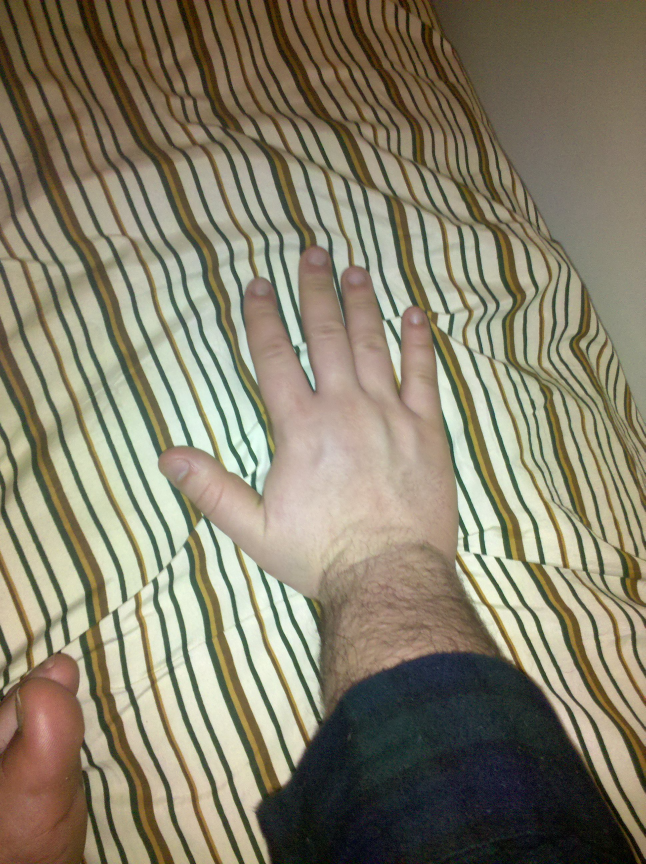
//> input picture VJDetect/Images/Testing/hand.jpg, 1936 x 2592 px, given in place of 10-2.png, which was not available (shown at 1/3 size)
$ ./countourTest   (built with g++ and OpenCV 4)
//> lines starting //> are read from the running program, lines starting //| are printed output that depends on the picture; after the words box and inside, x2 and y2 are one past the last pixel; in counts of white or black regions, pixels touching at a corner belong together; pictures that were not available may be replaced by others from this repository, and a replacement may not be noted
#include <cv.h>
#include <highgui.h>
#include<cxcore.h>
#include <stdio.h>
#include <fftw3.h>
#include <math.h>

#define CVX_RED          CV_RGB(0xff,0x00,0x00)
#define CVX_GREEN        CV_RGB(0x00,0xff,0x00)
#define CVX_BLUE        CV_RGB(0x00,0x00,0xff)

int main(int argc, char* argv[]) {
	cvNamedWindow( "capture", 1 );
	IplImage* img_8uc1 = cvLoadImage( "/home/eugene/hand_gest/TestingData/10-2.png", CV_LOAD_IMAGE_GRAYSCALE );
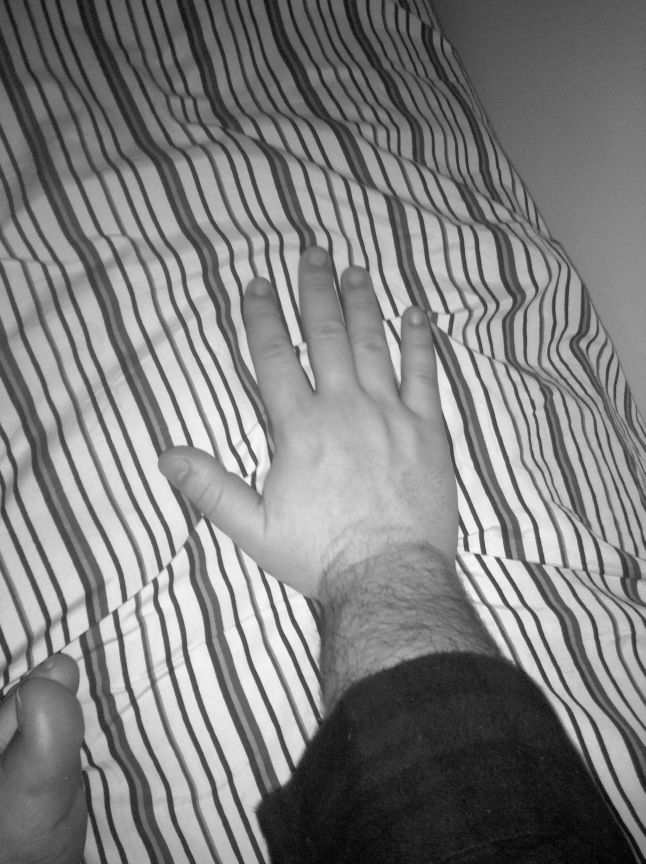
//> img_8uc1: 2592 rows x 1936 cols, CV_8UC1 (shown at 1/3 size); min 0, max 255, mean 127
	IplImage* img_edge = cvCreateImage( cvGetSize(img_8uc1), 8, 1 );
	IplImage* img_8uc3 = cvCreateImage( cvGetSize(img_8uc1), 8, 3 );
	cvThreshold( img_8uc1, img_edge, 128, 255, CV_THRESH_BINARY );
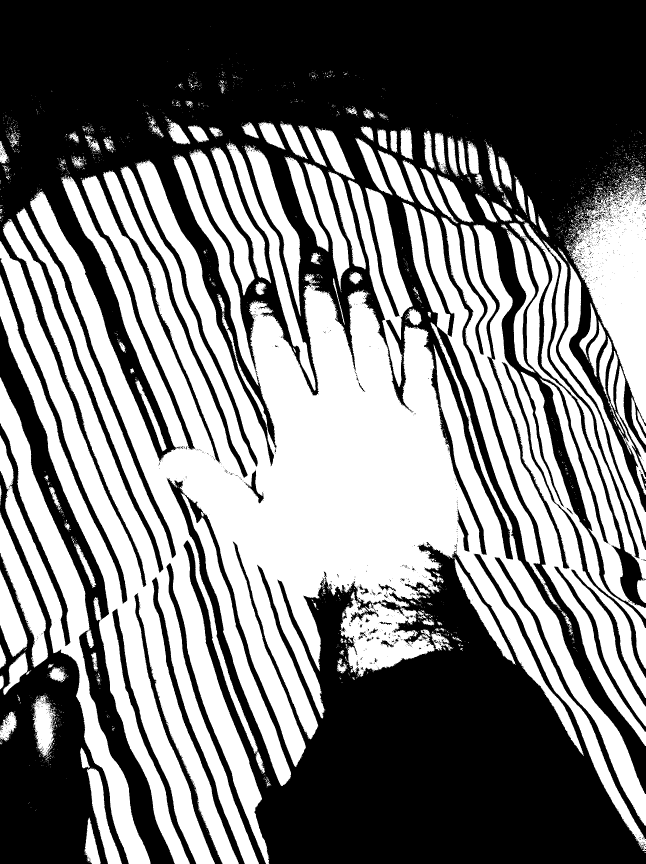
//> img_edge: 2592 rows x 1936 cols, CV_8UC1 (shown at 1/3 size); 47.3% white; 3169 white regions (2956 under 20 px)
	CvMemStorage* storage = cvCreateMemStorage();
	CvSeq* first_contour = NULL;
	int Nc = cvFindContours(
				img_edge,
				storage,
				&first_contour,
				sizeof(CvContour),
				CV_RETR_EXTERNAL // Try all four values and see what happens
				);
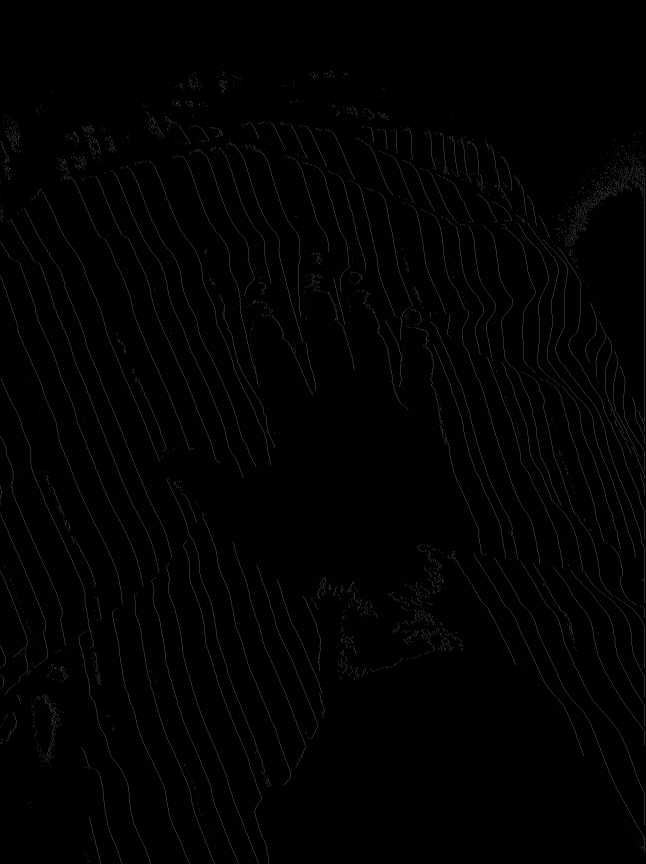
//> img_edge: 2592 rows x 1936 cols, CV_8UC1 (shown at 1/3 size); min 0, max 130, mean 2.1
//> first_contour = 3143 contours, 2979 with area under 20; largest, box (x1, y1, x2, y2) and area: (1, 466, 1935, 2591) 1422449, (1323, 650, 1935, 2237) 166832, (1, 1133, 452, 2591) 101444, (1699, 527, 1935, 1296) 88112, (1207, 606, 1685, 1833) 56784; Nc = 3143
	int i;
	int n=0;
	int best=0;
	int current=0;
	int N=8;
	int n2;
	double Scale;
	double Features[N];
//> (the run ends here: the program needs code that is not available in this run, at `fftw_complex *contour;`)
